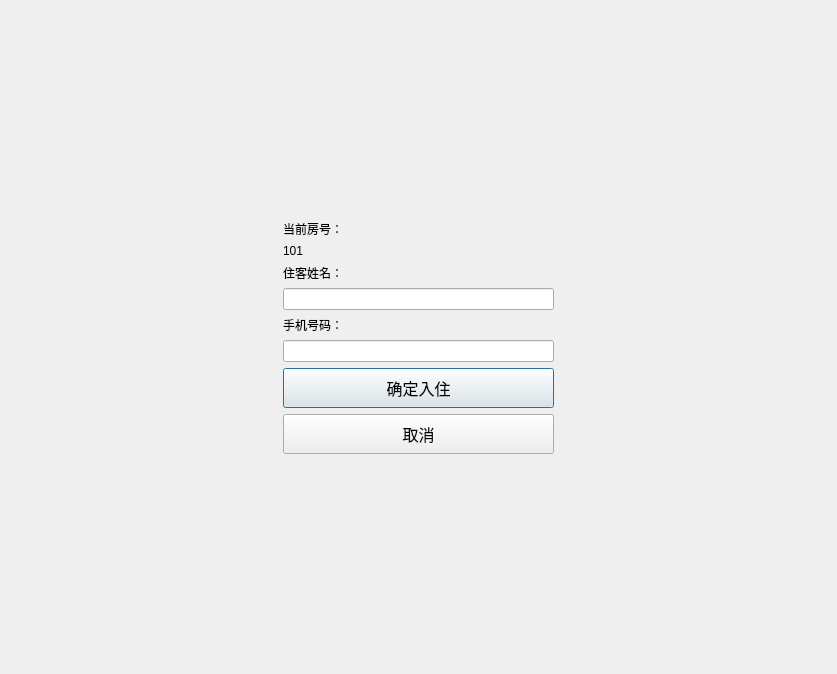
<?xml version="1.0" encoding="UTF-8"?>
<ui version="4.0">
 <class>CheckInDialog</class>
 <widget class="QDialog" name="CheckInDialog">
  <property name="geometry">
   <rect>
    <x>0</x>
    <y>0</y>
    <width>837</width>
    <height>674</height>
   </rect>
  </property>
  <property name="windowTitle">
   <string>Dialog</string>
  </property>
  <layout class="QGridLayout" name="gridLayout">
   <item row="0" column="1">
    <spacer name="verticalSpacer">
     <property name="orientation">
      <enum>Qt::Orientation::Vertical</enum>
     </property>
     <property name="sizeHint" stdset="0">
      <size>
       <width>20</width>
       <height>40</height>
      </size>
     </property>
    </spacer>
   </item>
   <item row="1" column="0">
    <spacer name="horizontalSpacer">
     <property name="orientation">
      <enum>Qt::Orientation::Horizontal</enum>
     </property>
     <property name="sizeHint" stdset="0">
      <size>
       <width>264</width>
       <height>20</height>
      </size>
     </property>
    </spacer>
   </item>
   <item row="1" column="1">
    <layout class="QVBoxLayout" name="verticalLayout">
     <item>
      <widget class="QLabel" name="label">
       <property name="text">
        <string>当前房号：</string>
       </property>
      </widget>
     </item>
     <item>
      <widget class="QLabel" name="lblRoomId">
       <property name="text">
        <string>101</string>
       </property>
      </widget>
     </item>
     <item>
      <widget class="QLabel" name="label_2">
       <property name="text">
        <string>住客姓名：</string>
       </property>
      </widget>
     </item>
     <item>
      <widget class="QLineEdit" name="edtName"/>
     </item>
     <item>
      <widget class="QLabel" name="label_3">
       <property name="text">
        <string>手机号码：</string>
       </property>
      </widget>
     </item>
     <item>
      <widget class="QLineEdit" name="edtPhone"/>
     </item>
     <item>
      <widget class="QPushButton" name="btnConfirm">
       <property name="minimumSize">
        <size>
         <width>0</width>
         <height>40</height>
        </size>
       </property>
       <property name="font">
        <font>
         <pointsize>12</pointsize>
        </font>
       </property>
       <property name="text">
        <string>确定入住</string>
       </property>
      </widget>
     </item>
     <item>
      <widget class="QPushButton" name="btnCancel">
       <property name="minimumSize">
        <size>
         <width>0</width>
         <height>40</height>
        </size>
       </property>
       <property name="font">
        <font>
         <pointsize>12</pointsize>
        </font>
       </property>
       <property name="text">
        <string>取消</string>
       </property>
      </widget>
     </item>
    </layout>
   </item>
   <item row="1" column="2">
    <spacer name="horizontalSpacer_2">
     <property name="orientation">
      <enum>Qt::Orientation::Horizontal</enum>
     </property>
     <property name="sizeHint" stdset="0">
      <size>
       <width>264</width>
       <height>20</height>
      </size>
     </property>
    </spacer>
   </item>
   <item row="2" column="1">
    <spacer name="verticalSpacer_2">
     <property name="orientation">
      <enum>Qt::Orientation::Vertical</enum>
     </property>
     <property name="sizeHint" stdset="0">
      <size>
       <width>20</width>
       <height>40</height>
      </size>
     </property>
    </spacer>
   </item>
  </layout>
 </widget>
 <resources/>
 <connections/>
</ui>
